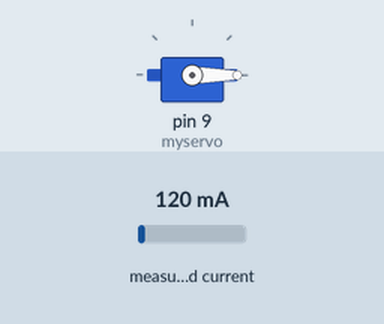
A sketch run on a simulated Arduino Leonardo, built with avr-gcc and run on an emulated ATmega32U4. Shown: servo. Inputs (shaded band) come from the test bench; at power-on: measured current 120 mA. What the sketch prints to the serial monitor is not drawn.

Above: at 0.1 s.
At 1.1 s:
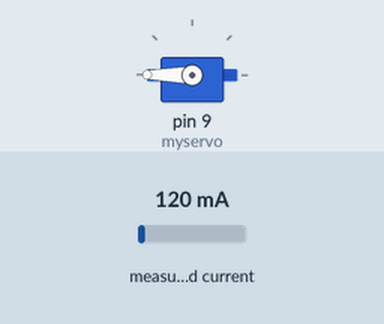
Timing chart, 0 to 2.6 s (numbered marks = the images above):
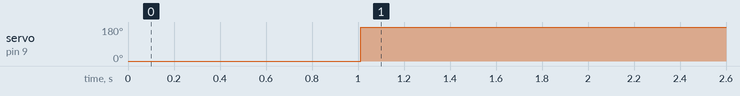

The sketch:

getcurrent_w_servo.ino
```cpp
#include <Wire.h>
#include <Adafruit_INA219.h>

Adafruit_INA219 ina219;

long current_time;

#include <Servo.h>

Servo myservo;  // create servo object to control a servo
// twelve servo objects can be created on most boards

int pos = 0;    // variable to store the servo position

float current_mA = 0;

void setup(void)
{
  Serial.begin(230400);
  while (!Serial) {
    // will pause Zero, Leonardo, etc until serial console opens
    delay(1);
  }

  uint32_t currentFrequency;

  Serial.println("Hello!");

  // Initialize the INA219.
  // By default the initialization will use the largest range (32V, 2A).  However
  // you can call a setCalibration function to change this range (see comments).
  ina219.begin();
  // To use a slightly lower 32V, 1A range (higher precision on amps):
  //ina219.setCalibration_32V_1A();
  // Or to use a lower 16V, 400mA range (higher precision on volts and amps):
  //ina219.setCalibration_16V_400mA();

  Serial.println("Current(mA)");
  current_time = millis();

  myservo.attach(9);  // attaches the servo on pin 9 to the servo object
  myservo.write(0);
  delay(1000);
}

void loop(void)
{

  myservo.write(180);

while(1)
{
  current_mA = ina219.getCurrent_mA();

  //  Serial.print(millis() - current_time );
  //  Serial.print(" ");
  Serial.println(current_mA); //Serial.println(" mA");

  current_time = millis();


  //  Serial.print("Power:         "); Serial.print(power_mW); Serial.println(" mW");
  //  Serial.println("");

  //delay(1);
}
}
```

Measured:
- by itself, servo on pin 9 (myservo): 0° → 180° at 1.0 s
